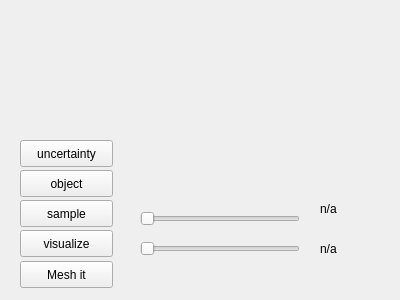
<?xml version="1.0" encoding="UTF-8"?>
<ui version="4.0">
 <class>UncertaintyPlannerDlgUI</class>
 <widget class="QWidget" name="UncertaintyPlannerDlgUI">
  <property name="geometry">
   <rect>
    <x>0</x>
    <y>0</y>
    <width>400</width>
    <height>300</height>
   </rect>
  </property>
  <property name="windowTitle">
   <string>Form</string>
  </property>
  <widget class="QPushButton" name="sampleButton">
   <property name="geometry">
    <rect>
     <x>20</x>
     <y>200</y>
     <width>93</width>
     <height>27</height>
    </rect>
   </property>
   <property name="text">
    <string>sample</string>
   </property>
  </widget>
  <widget class="QPushButton" name="loadButton">
   <property name="geometry">
    <rect>
     <x>20</x>
     <y>170</y>
     <width>93</width>
     <height>27</height>
    </rect>
   </property>
   <property name="text">
    <string>object</string>
   </property>
  </widget>
  <widget class="QPushButton" name="visualizeButton">
   <property name="geometry">
    <rect>
     <x>20</x>
     <y>230</y>
     <width>93</width>
     <height>27</height>
    </rect>
   </property>
   <property name="text">
    <string>visualize</string>
   </property>
  </widget>
  <widget class="QPushButton" name="loadUncertaintyButton">
   <property name="geometry">
    <rect>
     <x>20</x>
     <y>140</y>
     <width>93</width>
     <height>27</height>
    </rect>
   </property>
   <property name="text">
    <string>uncertainty</string>
   </property>
  </widget>
  <widget class="QSlider" name="percentageSlider">
   <property name="geometry">
    <rect>
     <x>140</x>
     <y>240</y>
     <width>160</width>
     <height>18</height>
    </rect>
   </property>
   <property name="orientation">
    <enum>Qt::Horizontal</enum>
   </property>
  </widget>
  <widget class="QLabel" name="percentageLabel">
   <property name="geometry">
    <rect>
     <x>320</x>
     <y>240</y>
     <width>62</width>
     <height>17</height>
    </rect>
   </property>
   <property name="text">
    <string>n/a</string>
   </property>
  </widget>
  <widget class="QSlider" name="intervalSlider">
   <property name="geometry">
    <rect>
     <x>140</x>
     <y>210</y>
     <width>160</width>
     <height>18</height>
    </rect>
   </property>
   <property name="minimum">
    <number>1</number>
   </property>
   <property name="maximum">
    <number>20</number>
   </property>
   <property name="orientation">
    <enum>Qt::Horizontal</enum>
   </property>
  </widget>
  <widget class="QLabel" name="intervalLabel">
   <property name="geometry">
    <rect>
     <x>320</x>
     <y>200</y>
     <width>62</width>
     <height>17</height>
    </rect>
   </property>
   <property name="text">
    <string>n/a</string>
   </property>
  </widget>
  <widget class="QPushButton" name="marchingCubeButton">
   <property name="geometry">
    <rect>
     <x>20</x>
     <y>261</y>
     <width>93</width>
     <height>27</height>
    </rect>
   </property>
   <property name="text">
    <string>Mesh it</string>
   </property>
  </widget>
 </widget>
 <resources/>
 <connections/>
</ui>
